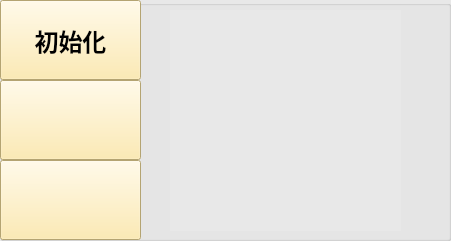
   <widget class="QGroupBox" name="groupBox_2">
    <property name="geometry">
     <rect>
      <x>1460</x>
      <y>0</y>
      <width>451</width>
      <height>241</height>
     </rect>
    </property>
    <property name="styleSheet">
     <string notr="true">background-color: rgb(255, 248, 252);
background-color: rgb(232, 232, 232);</string>
    </property>
    <property name="title">
     <string/>
    </property>
    <widget class="QLabel" name="tubiao">
     <property name="geometry">
      <rect>
       <x>170</x>
       <y>10</y>
       <width>231</width>
       <height>221</height>
      </rect>
     </property>
     <property name="styleSheet">
      <string notr="true">border-color: rgb(255, 255, 255);</string>
     </property>
     <property name="text">
      <string/>
     </property>
     <property name="pixmap">
      <pixmap>image/tubiao.png</pixmap>
     </property>
    </widget>
    <widget class="QToolButton" name="start">
     <property name="geometry">
      <rect>
       <x>0</x>
       <y>0</y>
       <width>141</width>
       <height>80</height>
      </rect>
     </property>
     <property name="font">
      <font>
       <pointsize>18</pointsize>
       <weight>75</weight>
       <bold>true</bold>
      </font>
     </property>
     <property name="styleSheet">
      <string notr="true">background-color: rgb(252, 229, 159);

</string>
     </property>
     <property name="text">
      <string>初始化</string>
     </property>
    </widget>
    <widget class="QToolButton" name="stop">
     <property name="geometry">
      <rect>
       <x>0</x>
       <y>80</y>
       <width>141</width>
       <height>80</height>
      </rect>
     </property>
     <property name="font">
      <font>
       <family>Bahnschrift Light</family>
       <pointsize>18</pointsize>
       <weight>75</weight>
       <bold>true</bold>
      </font>
     </property>
     <property name="styleSheet">
      <string notr="true">background-color: rgb(252, 229, 159);</string>
     </property>
     <property name="text">
      <string/>
     </property>
    </widget>
    <widget class="QToolButton" name="setparameter">
     <property name="geometry">
      <rect>
       <x>0</x>
       <y>160</y>
       <width>141</width>
       <height>80</height>
      </rect>
     </property>
     <property name="font">
      <font>
       <family>Bahnschrift Light</family>
       <pointsize>18</pointsize>
       <weight>75</weight>
       <bold>true</bold>
      </font>
     </property>
     <property name="styleSheet">
      <string notr="true">background-color: rgb(252, 229, 159);</string>
     </property>
     <property name="text">
      <string/>
     </property>
    </widget>
    <zorder>tubiao</zorder>
    <zorder>stop</zorder>
    <zorder>start</zorder>
    <zorder>setparameter</zorder>
   </widget>
